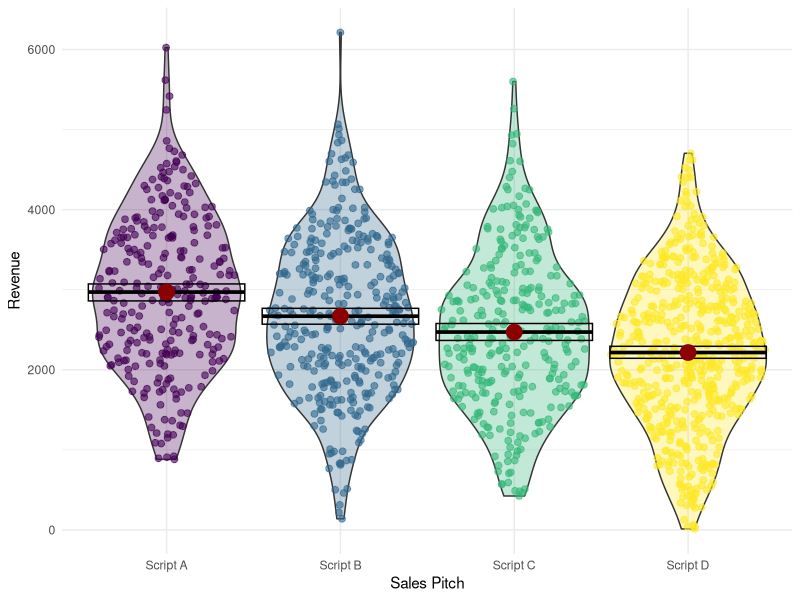
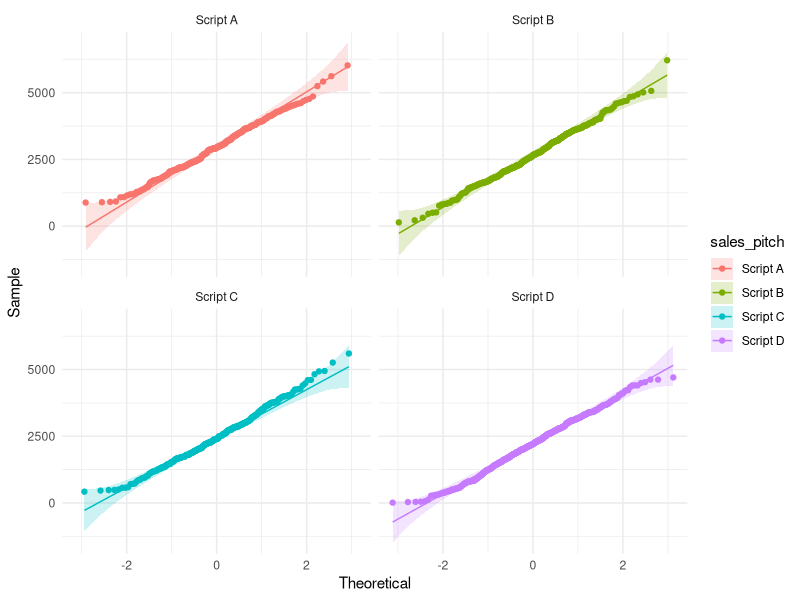

These figures' R source, in order:
## ---- chunk 1
#| message: false

library(tidyverse)
library(haven)
library(knitr)
library(kableExtra)
library(ggforce)
library(ggpubr)
library(rstatix)
## ---- chunk 2
telemarketing <- read_sav("Telemarketing.sav")
telemarketing <- telemarketing |> 
  mutate(
    sales_pitch = as_factor(sales_pitch),
    industry = as_factor(industry),
    region = as_factor(region)
  )
## ---- chunk 3
telemarketing |> 
  drop_na() |> 
  group_by(sales_pitch) |> 
  summarise(
    n = n(),
    avg_revenue = mean(revenue),
    sd_avenue = sd(revenue)
  ) |> 
  kbl() |> 
  kable_styling()
## ---- chunk 4
telemarketing |> 
  drop_na() |> 
  ggplot(aes(
    x = sales_pitch,
    y = revenue
  )) + 
  geom_violin(
    aes(fill = sales_pitch),
    alpha = .3,
    show.legend = FALSE
  ) + 
  geom_sina(
    aes(col = sales_pitch),
    maxwidth = .9,
    size = 2,
    alpha = .6,
    show.legend = FALSE
  ) + 
  stat_summary(
    fun.data = "mean_cl_boot",
    geom = "crossbar"
  ) +
  stat_summary(
    fun = "mean", geom = "point",
    size = 5, col = "darkred"
  ) +
  scale_fill_viridis_d() + 
  scale_color_viridis_d() + 
  theme_minimal() + 
  labs(
    x = "Sales Pitch",
    y = "Revenue"
  )
## ---- chunk 5
    telemarketing |> 
      drop_na() |> 
      ggqqplot(
        x = "revenue",
        color = "sales_pitch"
      ) + 
      facet_wrap(vars(sales_pitch)) + 
      theme_minimal()
## ---- chunk 6
    telemarketing |> 
      group_by(sales_pitch) |> 
      shapiro_test(revenue) |> 
      kbl() |> 
      kable_styling()
## ---- chunk 7
    telemarketing |> 
      levene_test(revenue ~ sales_pitch) |> 
      kbl() |> 
      kable_styling()
## ---- chunk 8
telemarketing |> 
  drop_na() |> 
  anova_test(revenue ~ sales_pitch) |> 
  kbl() |> 
  kable_styling()
